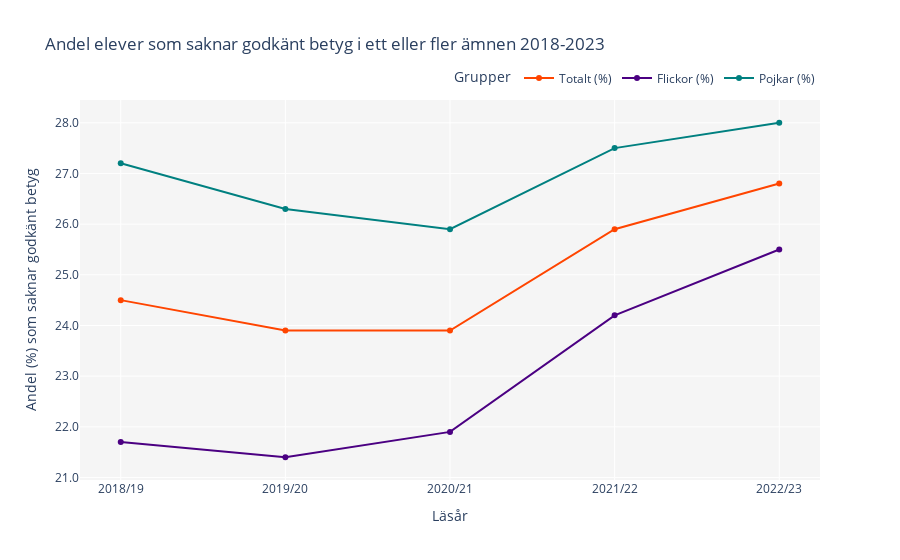

Here is the notebook cell this chart was saved with:
### Markdown cell above
## Plot task 1 

- Extracts data from the first 5 rows and selected columns of the Dataframe ('df_betyg_T1B'). Rename columns for clarity, create a line chart using plotly to show the trend
- of students without passing grades over different school years. The chart is customized in diffrents ways for better readability. Saves the chart as an html file.

### Code cell
import plotly.express as px

# Select relevant data: first 5 rows, columns for year and percentages
df_focused_failed = df_betyg_T1b.iloc[:5, [0, 7, 8, 9]].copy()

# Rename columns for clarity in the plot
df_focused_failed.columns = ['Läsår', 'Totalt (%)', 'Flickor (%)', 'Pojkar (%)']

# Create the linechart with Plotly with the new data
fig = px.line(df_focused_failed, x='Läsår', y=['Totalt (%)', 'Flickor (%)', 'Pojkar (%)'], 
              title="Andel elever som saknar godkänt betyg i ett eller fler ämnen 2018-2023",
              labels={"value": "Andel (%)", "variable": "Grupp"},
              markers=True, # Add markers for each data point
              color_discrete_map={ # Assign custom colors
                  'Totalt (%)': 'orangered',  
                  'Flickor (%)': 'indigo',  
                  'Pojkar (%)': 'teal'  
              })

# Update the layout of the figure for a cleaner presentation
fig.update_layout(yaxis_tickformat = '.1f', # Formats the y-axis ticks to show numbers with one decimal 
                  xaxis_title="Läsår", 
                  yaxis_title="Andel (%) som saknar godkänt betyg", 
                  legend=dict(title="Grupper",orientation="h",yanchor="bottom",y=1.02,xanchor="right",x=1), # Customizes the legend's appearance and position
                  paper_bgcolor="white", plot_bgcolor="whitesmoke")

fig.write_html("../Labb2/Visualiseringar/Andel_elever_saknar_betyg.html") #Save the chart as a html file.

fig.show()

### Figure 1 — Plotly figure (JSON) as saved in the notebook; plotly's stock layout.template omitted (floating-point values rounded to 4 significant figures)
{"data": [{"hovertemplate": "Grupp=Totalt (%)<br>Läsår=%{x}<br>Andel (%)=%{y}<extra></extra>", "legendgroup": "Totalt (%)", "line": {"color": "orangered", "dash": "solid"}, "marker": {"symbol": "circle"}, "mode": "lines+markers", "name": "Totalt (%)", "orientation": "v", "showlegend": true, "type": "scatter", "x": ["2018/19", "2019/20", "2020/21", "2021/22", "2022/23"], "xaxis": "x", "y": [24.5, 23.9, 23.9, 25.9, 26.8], "yaxis": "y"}, {"hovertemplate": "Grupp=Flickor (%)<br>Läsår=%{x}<br>Andel (%)=%{y}<extra></extra>", "legendgroup": "Flickor (%)", "line": {"color": "indigo", "dash": "solid"}, "marker": {"symbol": "circle"}, "mode": "lines+markers", "name": "Flickor (%)", "orientation": "v", "showlegend": true, "type": "scatter", "x": ["2018/19", "2019/20", "2020/21", "2021/22", "2022/23"], "xaxis": "x", "y": [21.7, 21.4, 21.9, 24.2, 25.5], "yaxis": "y"}, {"hovertemplate": "Grupp=Pojkar (%)<br>Läsår=%{x}<br>Andel (%)=%{y}<extra></extra>", "legendgroup": "Pojkar (%)", "line": {"color": "teal", "dash": "solid"}, "marker": {"symbol": "circle"}, "mode": "lines+markers", "name": "Pojkar (%)", "orientation": "v", "showlegend": true, "type": "scatter", "x": ["2018/19", "2019/20", "2020/21", "2021/22", "2022/23"], "xaxis": "x", "y": [27.2, 26.3, 25.9, 27.5, 28], "yaxis": "y"}], "layout": {"legend": {"orientation": "h", "title": {"text": "Grupper"}, "tracegroupgap": 0, "x": 1, "xanchor": "right", "y": 1.02, "yanchor": "bottom"}, "paper_bgcolor": "white", "plot_bgcolor": "whitesmoke", "title": {"text": "Andel elever som saknar godkänt betyg i ett eller fler ämnen 2018-2023"}, "xaxis": {"anchor": "y", "domain": [0, 1], "title": {"text": "Läsår"}}, "yaxis": {"anchor": "x", "domain": [0, 1], "tickformat": ".1f", "title": {"text": "Andel (%) som saknar godkänt betyg"}}}}
